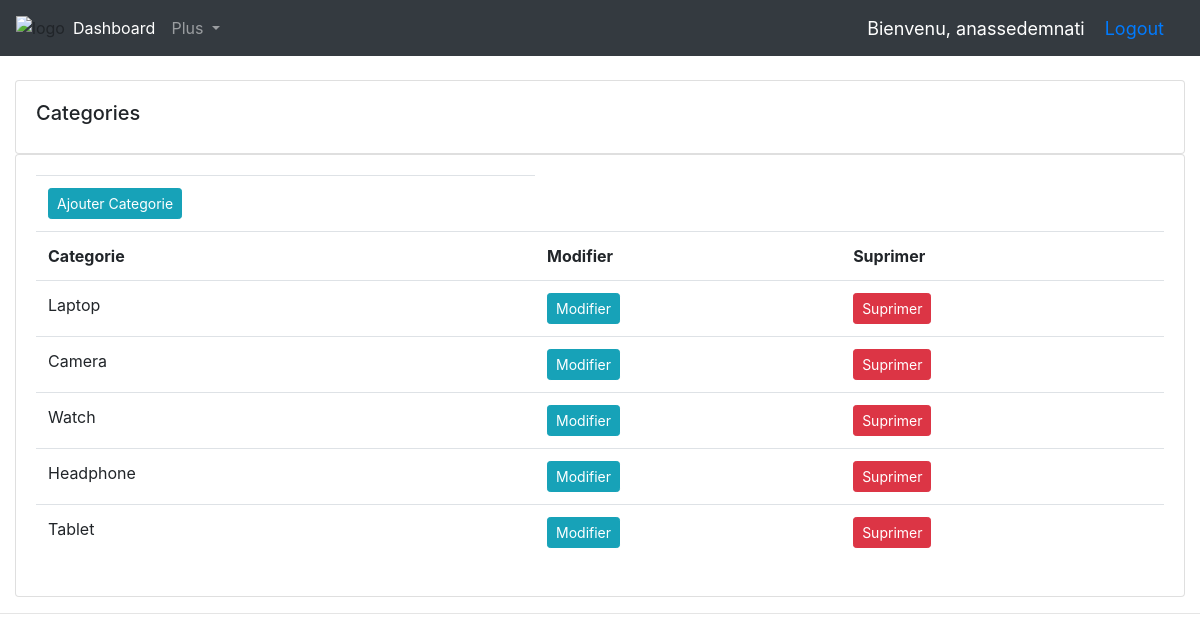
Page /dashbord/categorie/ (signed in) on the committed database.
### shop/models.py (models this page shows)
class User(AbstractUser):
    is_costumer = models.BooleanField(default=False)
    is_admin = models.BooleanField(default=False)
    def __str__(self):
        return self.get_username()

### dashboard/models.py (models this page shows, shortened)
class Categorie(models.Model):
    nomCat = models.CharField(max_length=100, null=True)
    descriptionCat = models.TextField(max_length=256, null=True, blank=True)

### dashboard/views.py (the view)
# urls.py: path('categorie/', views.CategorieList, name='listCategorie'),
@user_passes_test(is_admin, login_url='/dashbord/logina/')
def CategorieList(request):
    if request.method == 'GET':
        Categories = Categorie.objects.all()
        context = {'Categories': Categories}
        return render(request, "admin/listCategories.html", context)

### dashboard/views.py (called while the page is built)
def is_admin(user):
    if user.is_authenticated and user.is_admin:
        return True
    return False

### shop/context_processors.py (called while the page is built)
def menu_Cat(request):
    Cat = Categorie.objects.all()
    return dict(Cat=Cat)

def cart(request):
    return {'cart': request.session.get(settings.CART_SESSION_ID)}

### templates/admin/listCategories.html
{% extends 'admin/mainAdmin.html' %} {% block title %}Categories{% endblock %}
{% block content %}
    <br/>
    <div class="row">
        <div class="col-md">
            <div class="card card-body">
                <h5>Categories</h5>
            </div>
            <div class="card card-body">
                <table class="table">
                    <tr>
                        <td><a class="btn btn-sm btn-info" href="{% url 'createCategorie' %}">Ajouter Categorie</a></td>
                    </tr>
                    <tr>
                        <th>Categorie</th>
                        <th>Modifier</th>
                        <th>Suprimer</th>
                    </tr>
                    {% for cat in Categories %}
                        <tr>
                            <td>{{ cat.nomCat }}</td>
                            <td><a class="btn btn-sm btn-info" href="{% url 'editCategorie' cat.id %}">Modifier</a></td>
                            <td><a class="btn btn-sm btn-danger" href="{% url 'deleteCategorie' cat.id %}">Suprimer</a></td>
                        </tr>
                    {% endfor %}
                </table>
            </div>
        </div>
    </div>
{% endblock %}

### templates/admin/navAdmin.html (shortened to what this page needs)
{% load static %}
<nav class="navbar navbar-expand-lg navbar-dark bg-dark">
  <img src="{% static 'images/AM-SHOP.png '%}" alt="logo" />
  <div class="collapse navbar-collapse" id="navbarNav">
    <ul class="navbar-nav">
      <li class="nav-item active">
        <a class="nav-link" href="{% url 'dashboard' %}">Dashboard</a>
      </li>
      <li class="nav-item dropdown">
        <a
          class="nav-link dropdown-toggle"
          href="#"
          id="navbarDropdown"
          role="button"
          data-toggle="dropdown"
          aria-haspopup="true"
          aria-expanded="false"
        >
          Plus
        </a>
      </li>
      <li class="nav-item me-3 me-lg-1">
        <a class="nav-link" href="#">
        </a>
      </li>
    </ul>
  </div>
    <span class="hello-msg">Bienvenu, {{ request.user }} </span>
    <span class="hello-msg"><a href="{% url 'logouta' %}">Logout</a></span>
</nav>

### static/css/mainAdmin.css (style rules this page uses)
body { background-color: #ebeff5; }

### templates/admin/navAdmin.html (style rules this page uses)
.hello-msg { font-size: 18px; color: #fff; margin-right: 20px; }

### rows in the picture
User: user "anassedemnati"
Categorie: nomCat "Laptop"
Categorie: nomCat "Camera"
Categorie: nomCat "Watch"
Categorie: nomCat "Headphone"
Categorie: nomCat "Tablet"
